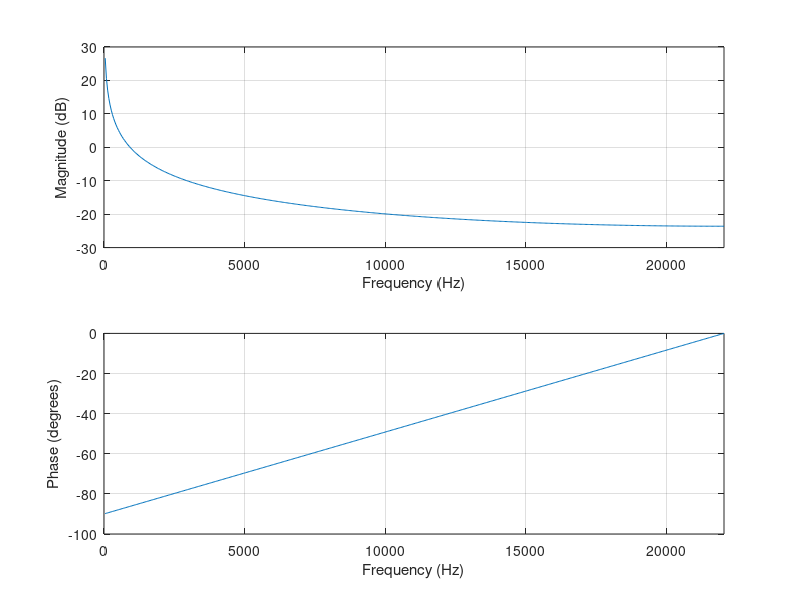

Source code (MATLAB):
% https://dsp.stackexchange.com/questions/85043/loop-bandwidth-for-costas-loop

alpha = 0.132
beta = 0.00932

b = alpha;
a = [1 -1];

freqz(b,a, 512, 44100)
